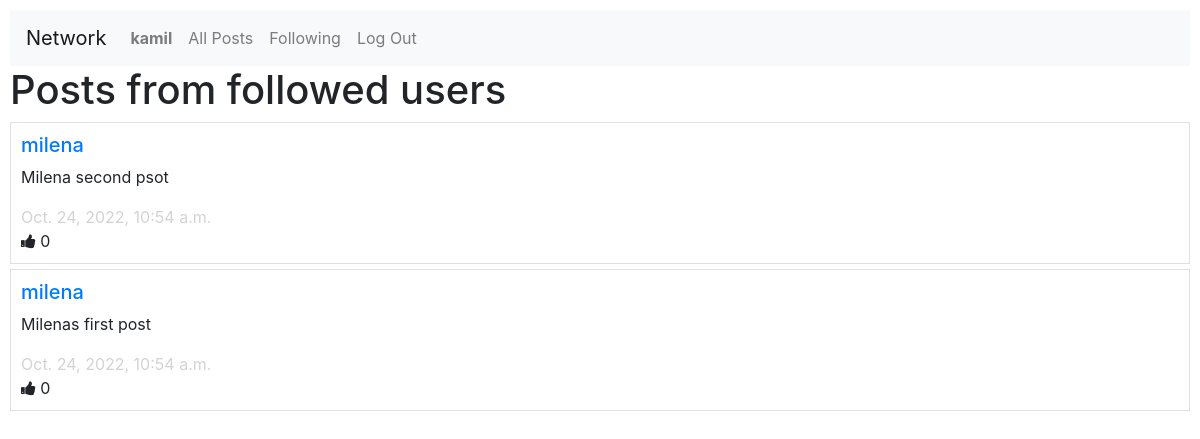
The page /following (signed in) on the database its author committed.
### network/models.py (models this page shows, shortened)
class User(AbstractUser):
    pass
    number_followers = models.IntegerField(default = 0)
    def __str__(self):
        return self.username

class Post(models.Model):
    author = models.ForeignKey(User, on_delete=models.CASCADE)
    body = models.CharField(max_length = 1024)
    time_stamp = models.DateTimeField(auto_now_add = True)
    likes = models.PositiveIntegerField(default = 0)

### network/views.py (the view)
# urls.py: path("following", views.following, name="following"),
@login_required
def following(request):
    followed = request.user.followings.all().values_list('followed', flat=True)
    posts = Post.objects.filter(author__in=followed).order_by('-time_stamp')
    pagin = Paginator(posts, 10)
    page_number = request.GET.get('page')
    page_obj = pagin.get_page(page_number)
    return render(request, "network/following.html", {
        'posts':page_obj,
    })

### network/templates/network/following.html (shortened to what this page needs)
{% extends "network/layout.html" %}
{% block body %}
<h1>Posts from followed users</h1>
    {% for post in posts %}
        <div class="border post">
            <h5><a href = "{% url 'profile' post.author %}">{{post.author}}</a></h5>
            <p>{{post.body}}</p>
            <span id="timestamp">{{post.time_stamp}}</span><br>
            <span id="likes"><i class="fa fa-thumbs-up"></i> {{post.likes}}</span>
        </div>
    {%endfor%}
{% endblock %}

### network/templates/network/layout.html (shortened to what this page needs)
{% load static %}
<!DOCTYPE html>
<html lang="en">
    <head>
        <link rel="stylesheet" href="https://stackpath.bootstrapcdn.com/bootstrap/4.4.1/css/bootstrap.min.css">
        <link href="{% static 'network/styles.css' %}" rel="stylesheet">
        <link rel="stylesheet" href="https://cdnjs.cloudflare.com/ajax/libs/font-awesome/4.7.0/css/font-awesome.min.css">
    </head>
    <body>
        <nav class="navbar navbar-expand-lg navbar-light bg-light">
            <a class="navbar-brand" href="#">Network</a>
            <div>
              <ul class="navbar-nav mr-auto">
                {% if user.is_authenticated %}
                    <li class="nav-item">
                        <a class="nav-link" href="{% url 'profile' user %}"><strong>{{ user.username }}</strong></a>
                    </li>
                {% endif %}
                <li class="nav-item">
                  <a class="nav-link" href="{% url 'index' %}">All Posts</a>
                </li>
                {% if user.is_authenticated %}
                    <li class="nav-item">
                        <a class="nav-link" href="{% url 'following' %}">Following</a>
                    </li>
                    <li class="nav-item">
                        <a class="nav-link" href="{% url 'logout' %}">Log Out</a>
                    </li>
                {% endif %}
              </ul>
            </div>
          </nav>
        <div class="body">
            {% block body %}
            {% endblock %}
        </div>
    </body>
</html>

### network/static/network/styles.css (style rules this page uses)
body { padding: 10px; }
.post { padding: 10px; margin-bottom: 5px; }
#timestamp { color: lightgrey; }

### rows shown on the page
User: username "kamil"
Post: author "milena", body "Milena second psot", time_stamp "Oct. 24, 2022, 10:54 a.m.", likes "0"
Post: author "milena", body "Milenas first post", time_stamp "Oct. 24, 2022, 10:54 a.m.", likes "0"
